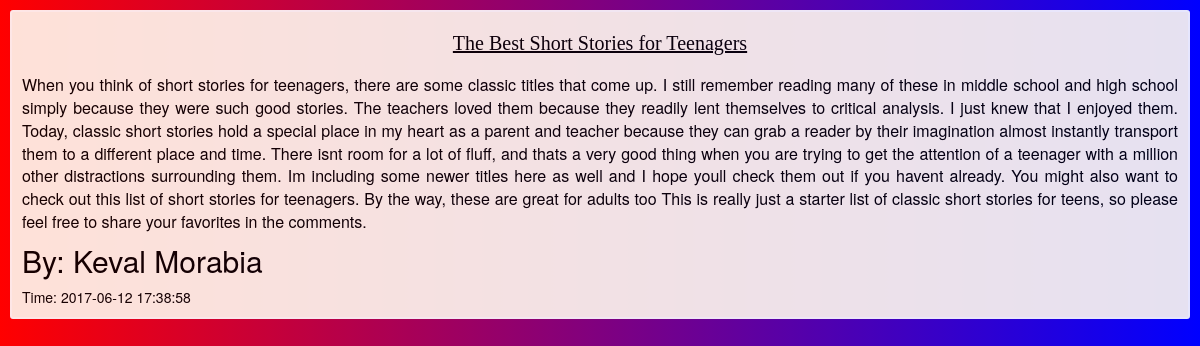
Page /read-more.php?bid=5 on the committed database.
### tables this page shows
CREATE TABLE `blog` (
  `bid` int(11) NOT NULL,
  `uid` int(11) NOT NULL,
  `name` varchar(50) NOT NULL,
  `title` varchar(100) NOT NULL,
  `description` varchar(2000) DEFAULT NULL,
  `Timestamp` datetime NOT NULL DEFAULT CURRENT_TIMESTAMP,
  `published` tinyint(1) NOT NULL DEFAULT '0'
);

### read-more.php (the view, shortened to what this page needs)
<?php include'header.php';?>
<!DOCTYPE html>
<html>
<head>
</head>
<body>
<?php
	$conn = new mysqli('localhost','root','','mydb');
	$bid=$_GET['bid'];
	$result = $conn->query("select * from blog where bid='$bid' and published=1");
	$row = $result->fetch_assoc();
	echo"<div class=blog style='height:auto; margin:10px'>
		<h1><p class='blog-title'><u>".$row['title']."</u></p></h1>
		<p class=des>".$row['description']."</p>
		<h2>By: ".$row['name']."</h2>
		<p>Time: ".$row['Timestamp']."</p></div>";
?>
<div id="disqus_thread" class="col-sm-12"></div>
</body>
</html>

### style.css (style rules this page uses)
body { background: linear-gradient(to right, #FF0000 , #0000FF); color:white }
h1 { text-align:center; color:white; }
p,h4,h3,h2 { padding:10px; margin:0; padding-top:0; }
.blog { background-color:floralwhite; border-radius:3px; border:2px solid white; overflow:auto; height:200px; opacity:0.9; }
.des { text-align:justify; font-size:16px; }
.blog-title { font-size:20px; color:black; font-family:fantasy; }

### read-more.php (style rules this page uses)
h1,body { color:black; }
.blog { margin-top:20px; }

### rows in the picture
blog: title "The Best Short Stories for Teenagers", description "When you think of short stories for teenagers, there are some classic titles that come up. I still remember reading many of these in middle school and high school simply because they were such good stories. The teachers loved them because they readily lent themselves to critical analysis. I just knew that I enjoyed them. Today, classic short stories hold a special place in my heart as a parent and teacher because they can grab a reader by their imagination almost instantly transport them to a different place and time. There isnt room for a lot of fluff, and thats a very good thing when you are trying to get the attention of a teenager with a million other distractions surrounding them. Im…", name "Keval Morabia", Timestamp "2017-06-12 17:38:58"
